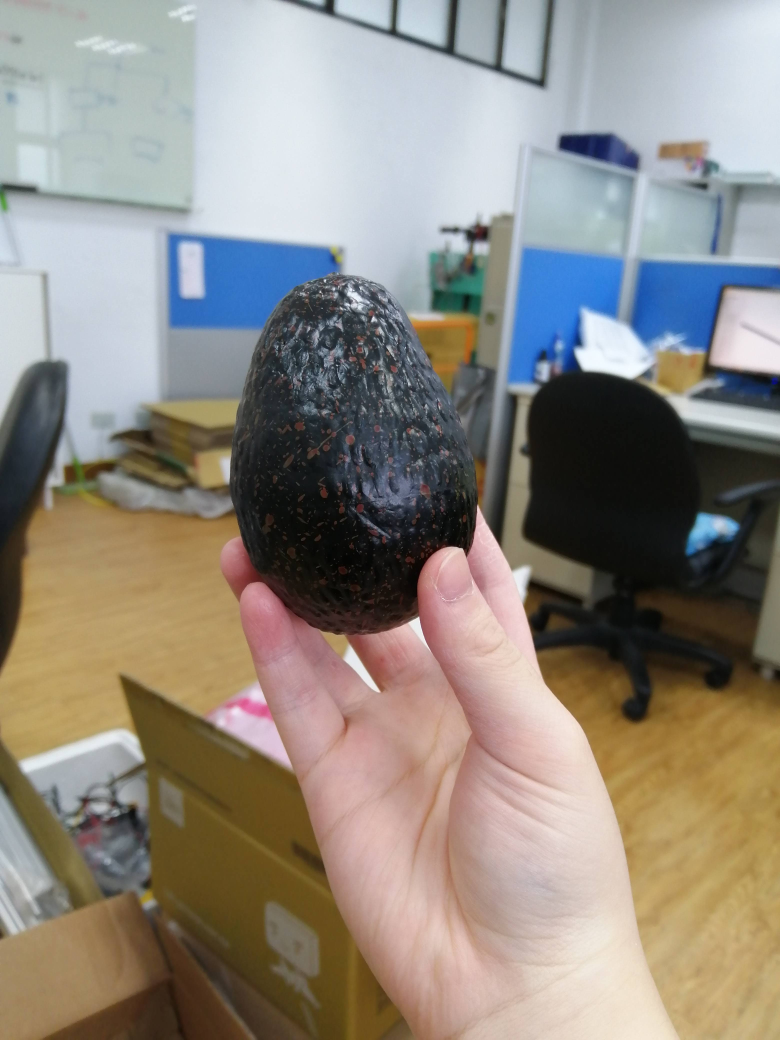
#> input picture Image_processing/testdata/IMG_20210820_134727.jpg, 3120 x 4160 px (shown at 1/4 size)
$ python -i tools.py   (imports and definitions only)
#> lines starting #> are read from the running program, lines starting #| are printed output that depends on the picture; after the words box and inside, x2 and y2 are one past the last pixel; in counts of white or black regions, pixels touching at a corner belong together
#> further down, picture is the input picture: shape (4160, 3120, 3); mean B, G, R 128.6, 137.3, 143.8

import cv2
import numpy as np
import sys, time


def find_range(img):

    def nothing(x):
        pass

    # Create a window
    cv2.namedWindow('image',cv2.WINDOW_NORMAL)

    # create trackbars for color change
    cv2.createTrackbar('HMin','image',0,179,nothing) # Hue is from 0-179 for Opencv
#> slider 'HMin' is set to 35
    cv2.createTrackbar('SMin','image',0,255,nothing)
#> slider 'SMin' is set to 51
    cv2.createTrackbar('VMin','image',0,255,nothing)
#> slider 'VMin' is set to 51
    cv2.createTrackbar('HMax','image',0,179,nothing)
#> slider 'HMax' is set to 179
    cv2.createTrackbar('SMax','image',0,255,nothing)
#> slider 'SMax' is set to 255
    cv2.createTrackbar('VMax','image',0,255,nothing)
#> slider 'VMax' is set to 255

    # Set default value for MAX HSV trackbars.
    cv2.setTrackbarPos('HMax', 'image', 179)
    cv2.setTrackbarPos('SMax', 'image', 255)
    cv2.setTrackbarPos('VMax', 'image', 255)

    # Initialize to check if HSV min/max value changes
    hMin = sMin = vMin = hMax = sMax = vMax = 0
    phMin = psMin = pvMin = phMax = psMax = pvMax = 0

    #input_img = cv2.imread(img)
    output = img
    waitTime = 33

    while(1):

        # get current positions of all trackbars
        hMin = cv2.getTrackbarPos('HMin','image')
        sMin = cv2.getTrackbarPos('SMin','image')
        vMin = cv2.getTrackbarPos('VMin','image')

        hMax = cv2.getTrackbarPos('HMax','image')
        sMax = cv2.getTrackbarPos('SMax','image')
        vMax = cv2.getTrackbarPos('VMax','image')

        # Set minimum and max HSV values to display
        lower = np.array([hMin, sMin, vMin])
        upper = np.array([hMax, sMax, vMax])

        # Create HSV Image and threshold into a range.
        hsv = cv2.cvtColor(img, cv2.COLOR_BGR2HSV)
#> hsv: shape (4160, 3120, 3); mean H, S, V 59.2, 71, 155.9
        mask = cv2.inRange(hsv, lower, upper)
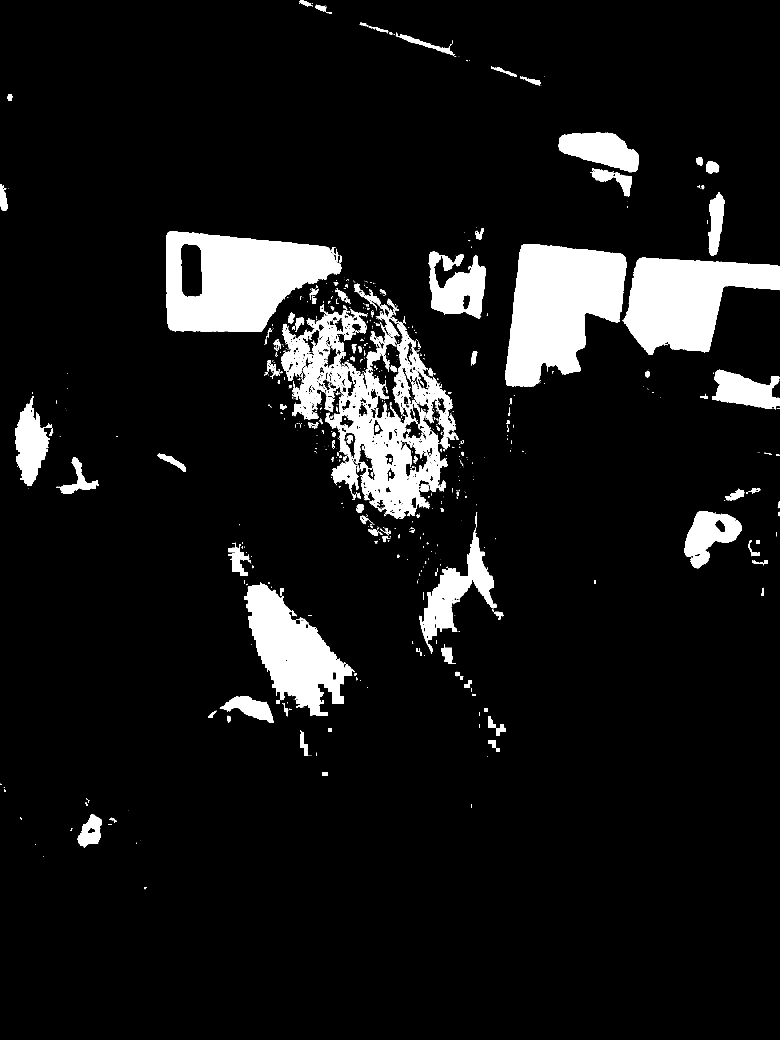
#> mask: shape (4160, 3120) (shown at 1/4 size); 8.8% white; 1442 white regions (1156 under 20 px), largest, box (x1, y1, x2, y2) and area: (1125, 1219, 1836, 2075) 205403, (2022, 976, 2506, 1548) 187917, (665, 927, 1365, 1328) 186496
        output = cv2.bitwise_and(img,img, mask= mask)
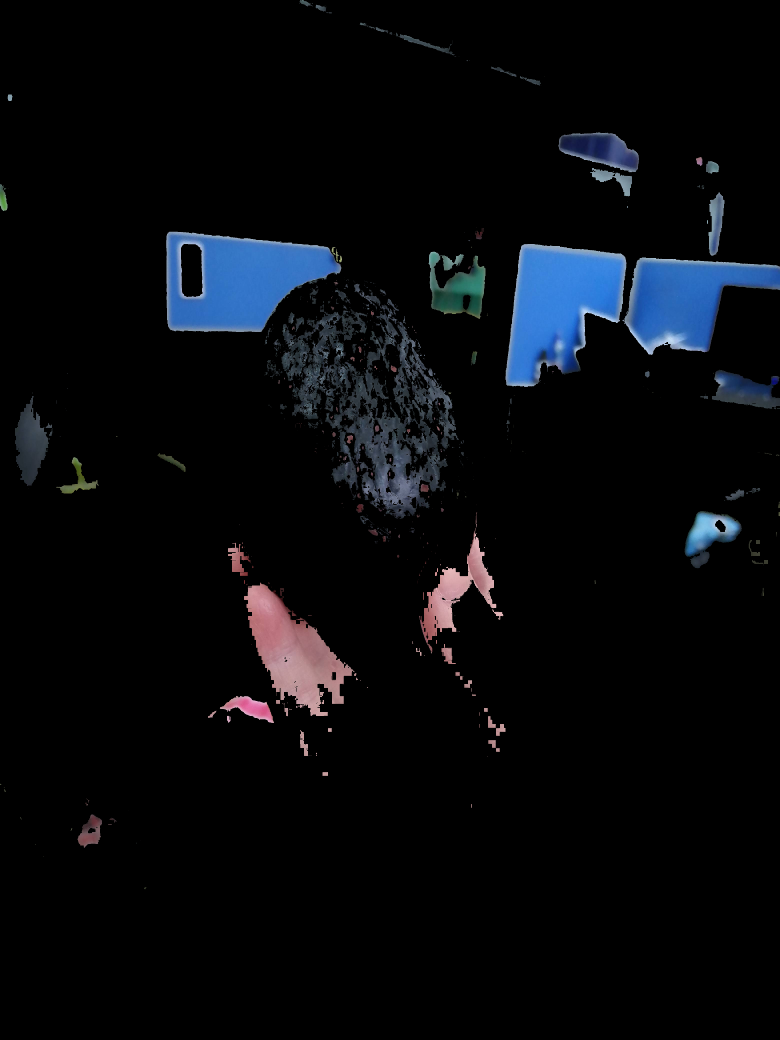
#> output: shape (4160, 3120, 3) (shown at 1/4 size); mean B, G, R 12.8, 9.3, 7.3

        # Print if there is a change in HSV value
        if( (phMin != hMin) | (psMin != sMin) | (pvMin != vMin) | (phMax != hMax) | (psMax != sMax) | (pvMax != vMax) ):
            print("(hMin = %d , sMin = %d, vMin = %d), (hMax = %d , sMax = %d, vMax = %d)" % (hMin , sMin , vMin, hMax, sMax , vMax))
            phMin = hMin
            psMin = sMin
            pvMin = vMin
            phMax = hMax
            psMax = sMax
            pvMax = vMax

        # Display output image
        cv2.imshow('image',output)

        # Wait longer to prevent freeze for videos.
        if cv2.waitKey(waitTime) & 0xFF == ord('q'):
#> (key q is pressed here)
            break

    cv2.destroyAllWindows()

def displayIMG(img, windowName="none"):
    cv2.namedWindow( windowName, cv2.WINDOW_NORMAL )
    cv2.resizeWindow(windowName, 1000, 800)
    cv2.imshow(windowName, img)
    cv2.waitKey(0)
    cv2.destroyAllWindows()

>>> import cv2
>>> picture = cv2.imread('../Image_processing/testdata/IMG_20210820_134727.jpg')
>>> result = find_range(picture)

$ run again, on Image_processing/testdata/IMG_20210926_155231.jpg
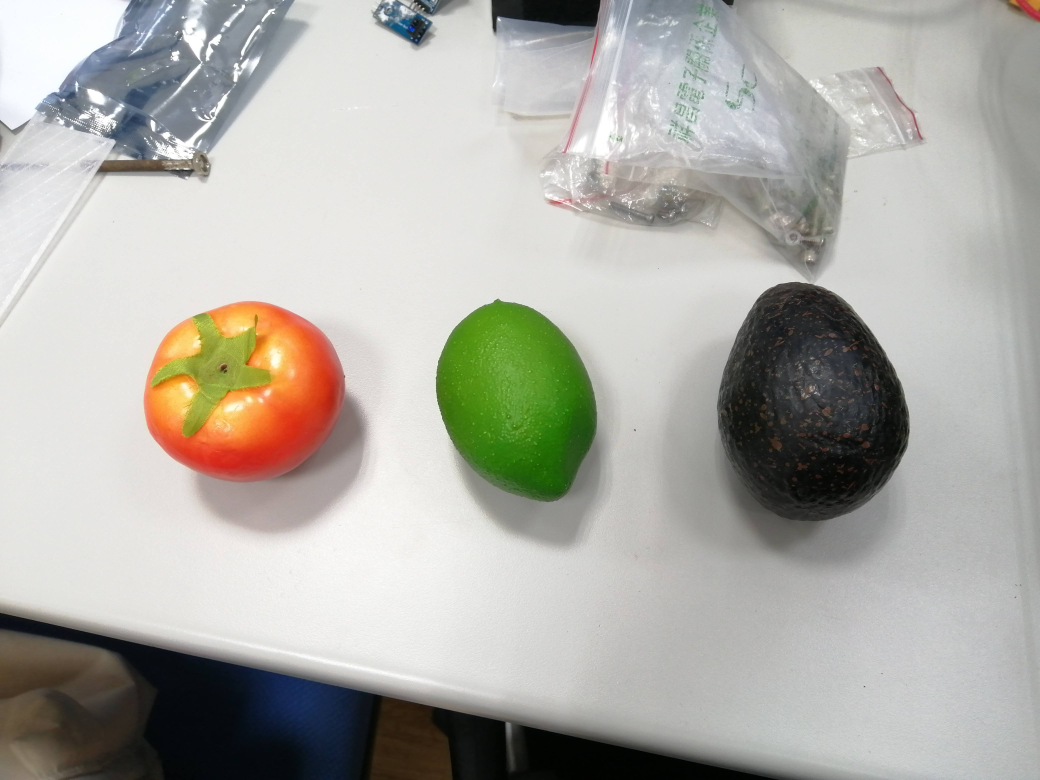
#> input picture Image_processing/testdata/IMG_20210926_155231.jpg, 4160 x 3120 px (shown at 1/4 size)
#> picture is the input picture: shape (3120, 4160, 3); mean B, G, R 167, 173.9, 175.1
#> hsv: shape (3120, 4160, 3); mean H, S, V 43.2, 29.8, 179.2
#> in find_range, `mask = cv2.inRange(hsv, lower, upper)`:
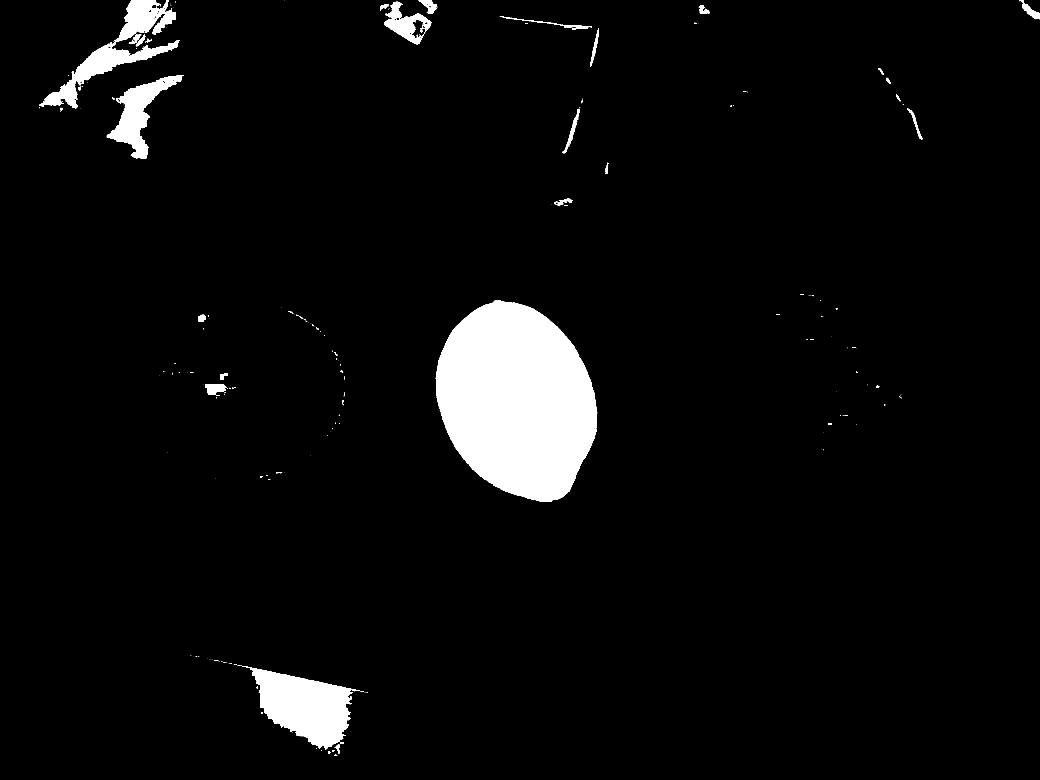
#> mask: shape (3120, 4160) (shown at 1/4 size); 4.5% white; 280 white regions (213 under 20 px), largest, box (x1, y1, x2, y2) and area: (1743, 1200, 2389, 2006) 385062, (966, 2663, 1443, 3000) 79174, (158, 0, 718, 435) 52486
#> in find_range, `output = cv2.bitwise_and(img,img, mask= mask)`:
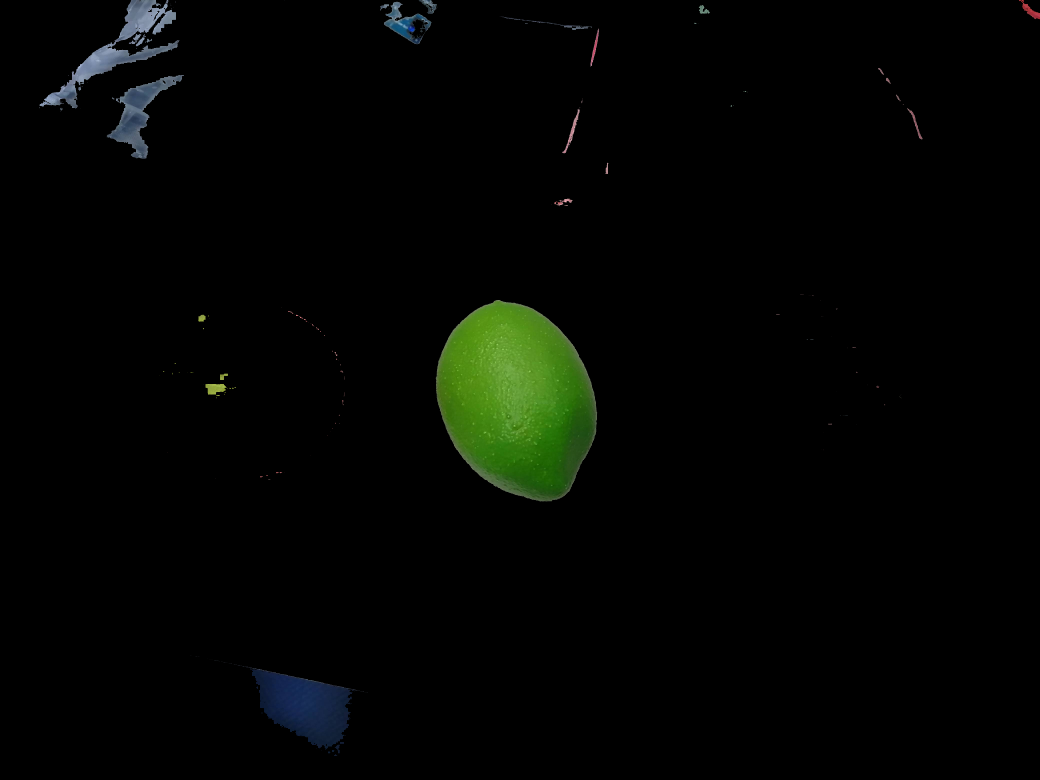
#> output: shape (3120, 4160, 3) (shown at 1/4 size); mean B, G, R 2.4, 5, 3.1

$ run again, on Image_processing/testdata/avocado1.jpg
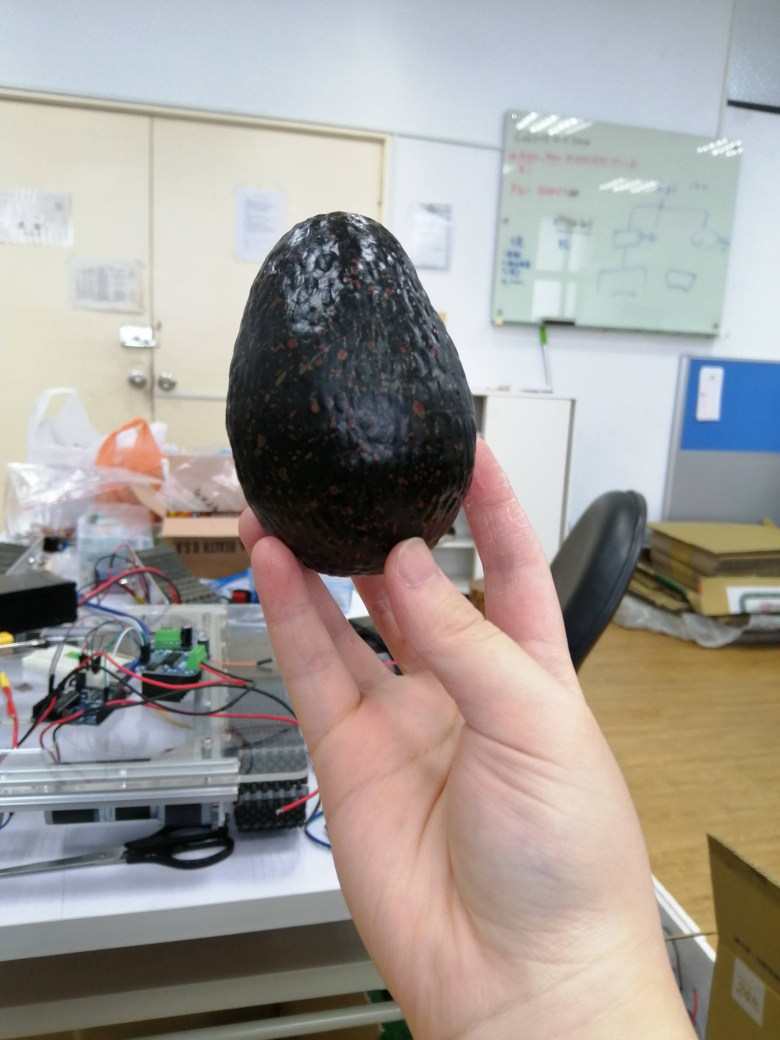
#> input picture Image_processing/testdata/avocado1.jpg, 3120 x 4160 px (shown at 1/4 size)
#> picture is the input picture: shape (4160, 3120, 3); mean B, G, R 152, 156.6, 161.8
#> hsv: shape (4160, 3120, 3); mean H, S, V 61.5, 48.2, 171
#> in find_range, `mask = cv2.inRange(hsv, lower, upper)`:
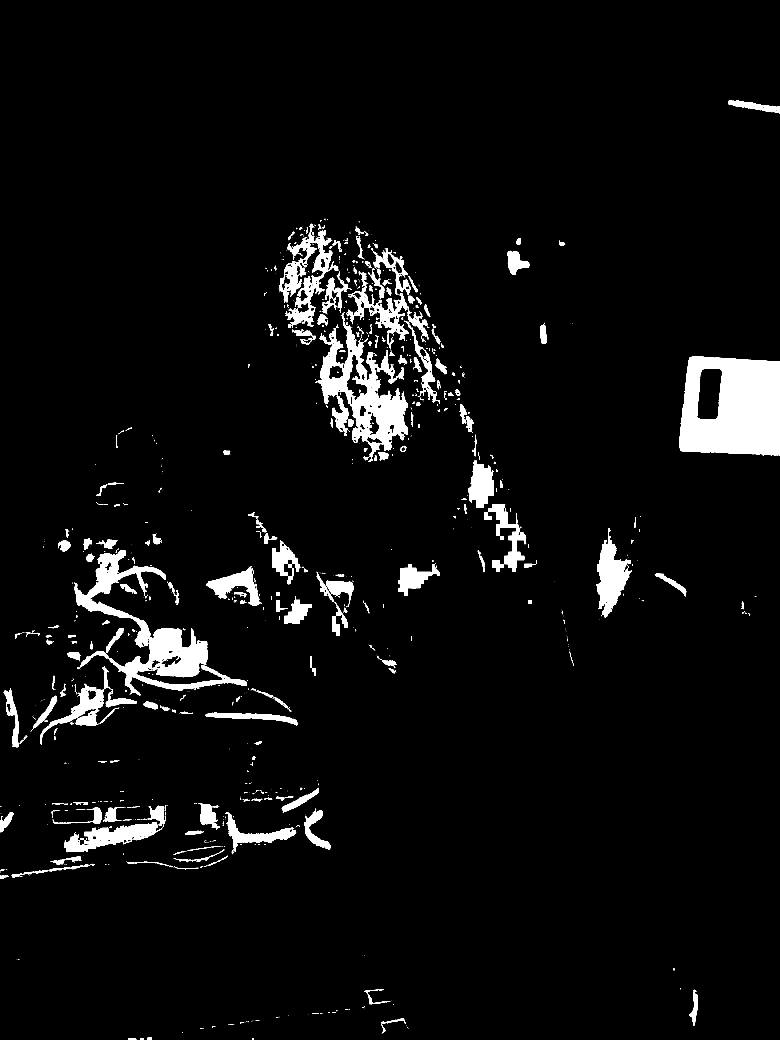
#> mask: shape (4160, 3120) (shown at 1/4 size); 4.7% white; 1333 white regions (964 under 20 px), largest, box (x1, y1, x2, y2) and area: (2716, 1425, 3120, 1823) 129183, (297, 2200, 988, 2782) 79725, (1261, 1248, 1632, 1848) 72612
#> in find_range, `output = cv2.bitwise_and(img,img, mask= mask)`:
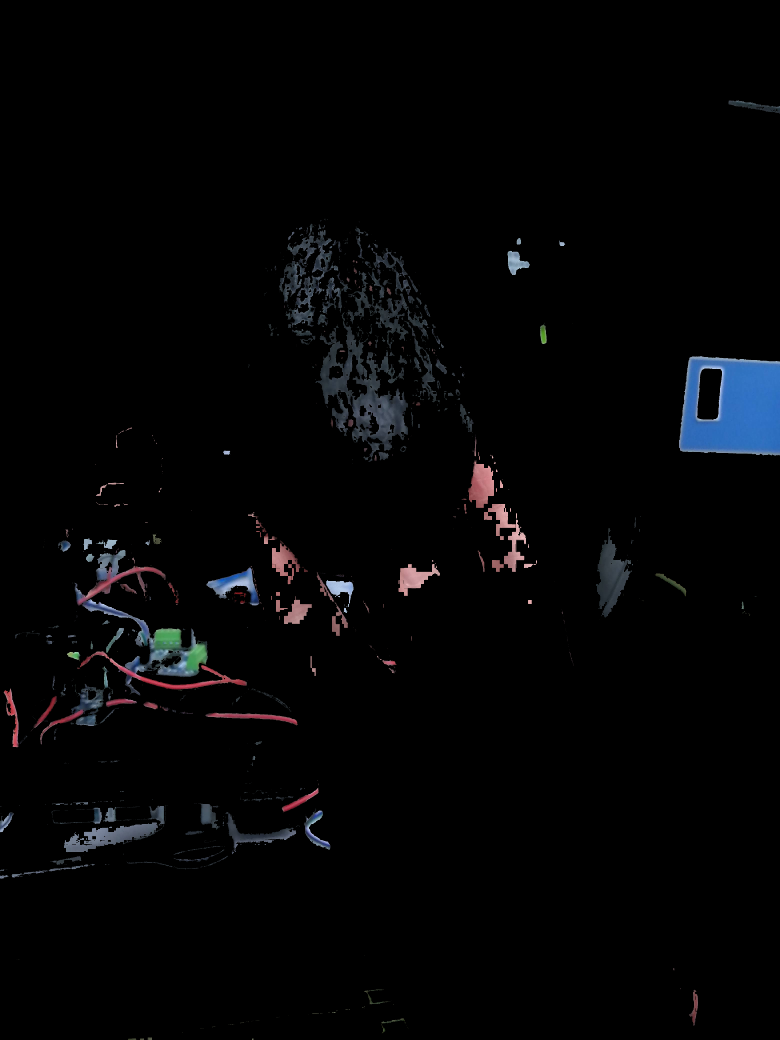
#> output: shape (4160, 3120, 3) (shown at 1/4 size); mean B, G, R 5.5, 4.4, 4.1
